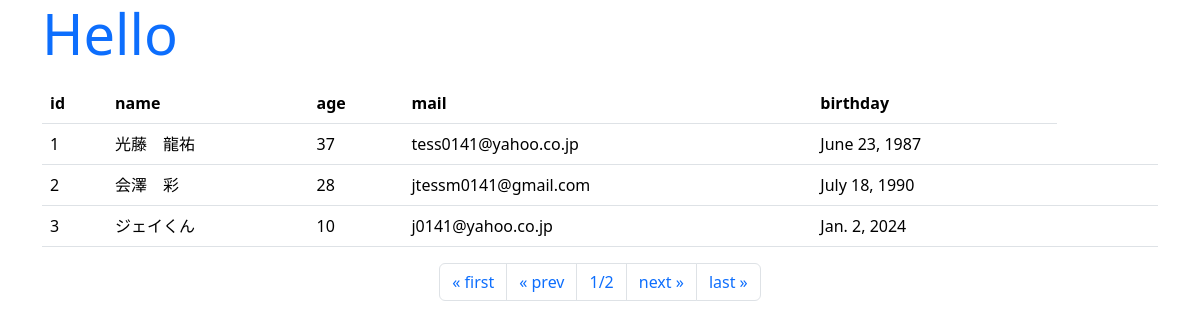
/hello/, run on an earlier commit of the app's database.
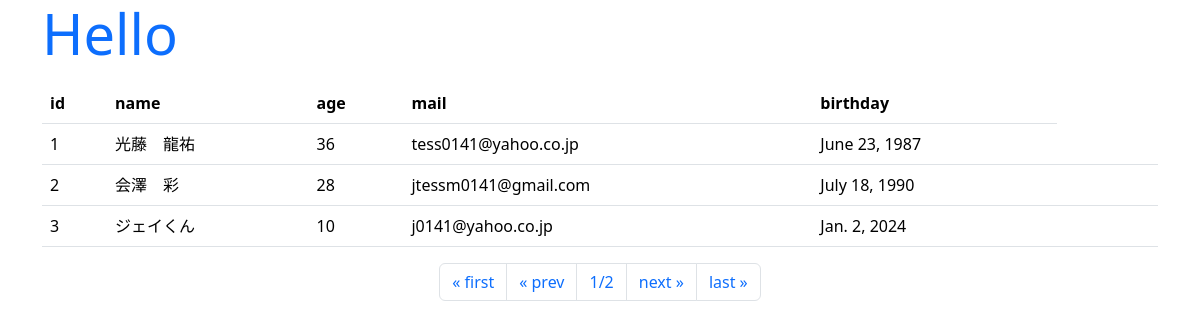
And on a later commit of the database.
### hello/models.py (models this page shows, shortened)
class Friend(models.Model):
    name = models.CharField(max_length=100)
    mail = models.EmailField(max_length=100)
    gender = models.BooleanField()
    age = models.IntegerField(default=0)
    birthday = models.DateField()

### hello/views.py (the view)
# urls.py: path('', views.index, name='index'),
def index(request, num=1):
    data = Friend.objects.all()
    page = Paginator(data, 3)
    params = {
        'title': 'Hello',
        'message': '',
        'data': page.get_page(num),
    }
    return render(request, 'hello/index.html', params)

### hello/templates/hello/index.html (shortened to what this page needs)
{% load static %}
<!DOCTYPE html>
<html lang="ja">
<head>
    <link href="https://cdn.jsdelivr.net/npm/bootstrap/dist/css/bootstrap.css"
        rel="stylesheet">
</head>
<body class="container">
    <h1 class="display-4 text-primary">{{title}}</h1>
    <table class="table">
        <tr>
            <th>id</th>
            <th>name</th>
            <th>age</th>
            <th>mail</th>
            <th>birthday</th>
        </tr>
    {% for item in data %}
        <tr>
            <td>{{item.id}}</td>
            <td>{{item.name}}</td>
            <td>{{item.age}}</td>
            <td>{{item.mail}}</td>
            <td>{{item.birthday}}</td>
            <td>
            </td>
        </tr>
    {% endfor %}
    </table>
    <ul class="pagination justify-content-center">
        {% if data.has_previous %}
        <li class="page-item">
            <a class="page-link" href="{% url 'index' %}">&laquo; first</a>
        </li>
        <li class="page-item">
            <a class="page-link" href="{% url 'index' %}{{data.previous_page_number}}">&laquo; prev</a>
        </li>
        {% else %}
        <li class="page-item">
            <a class="page-link">&laquo; first</a>
        </li>
        <li class="page-item">
            <a class="page-link">&laquo; prev</a>
        </li>
        {% endif %}
        <li class="page-item">
            <a class="page-link">{{data.number}}/{{data.paginator.num_pages}}</a>
        </li>
        {% if data.has_next %}
        <li class="page-item">
            <a class="page-link" href="{% url 'index' %}{{data.next_page_number}}">
                next &raquo;
            </a>
        </li>
        <li class="page-item">
            <a class="page-link" href="{% url 'index' %}{{data.num_pages}}">
                last &raquo;
            </a>
        </li>
        {% endif %}
    </ul>
</body>
</html>

What changed in the data, as far as the page shows it:
changed Friend "光藤 龍祐": age "37" → "36"
